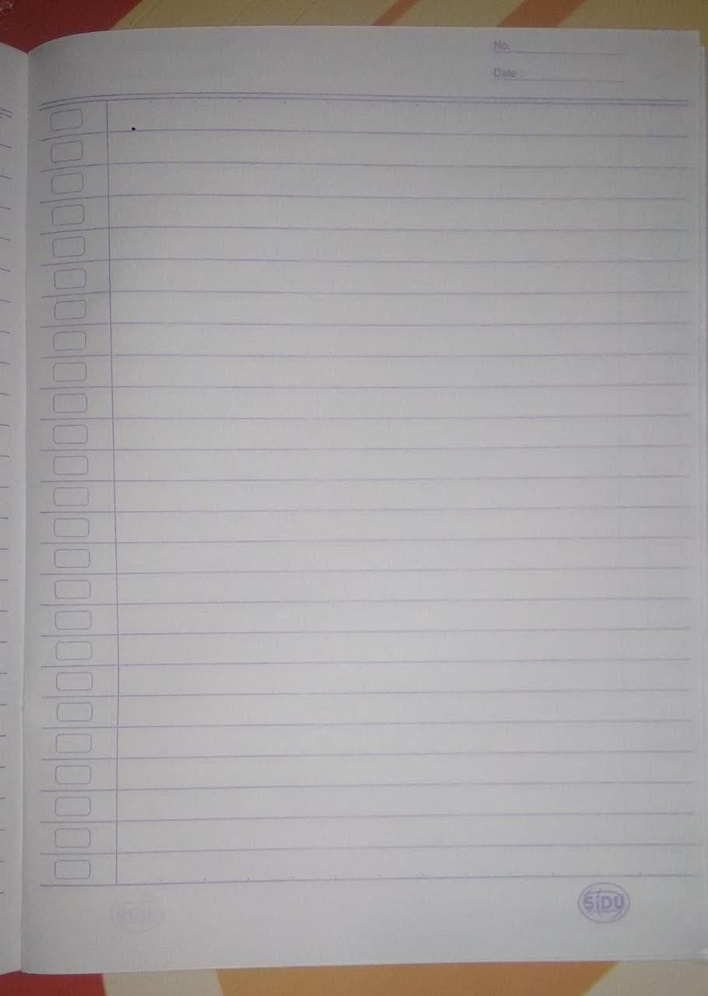
#> input picture template.jpg, 708 x 996 px, shrunk from 910 x 1280 before the run
$ python main.py
#> lines starting #> are read from the running program, lines starting #| are printed output that depends on the picture
import os
from PIL import Image, ImageDraw, ImageFont
from datetime import datetime

def generate_image(text):
    img = Image.open("template.jpg")
#> img is the input picture: PIL image 708x996 RGB; mean R, G, B 165.5, 162.5, 163.2
    draw = ImageDraw.Draw(img)
    font = ImageFont.truetype("aurorian-v2.otf", 30)
    x, y = 150, 140
    lines = text.split("\n")
    line_height = 45 #font.getsize("hg")[1]  # Calculate line height
    for line in lines:
        draw.text((x, y), line, fill=(1, 22, 55), font=font)
        y += line_height - 5
#> after the loop, y = 1180
    current_time = datetime.now().strftime("%Y-%m-%d-%H-%M-%S")
    file = f"output/writer-{current_time}.jpg"
    img.save(file)
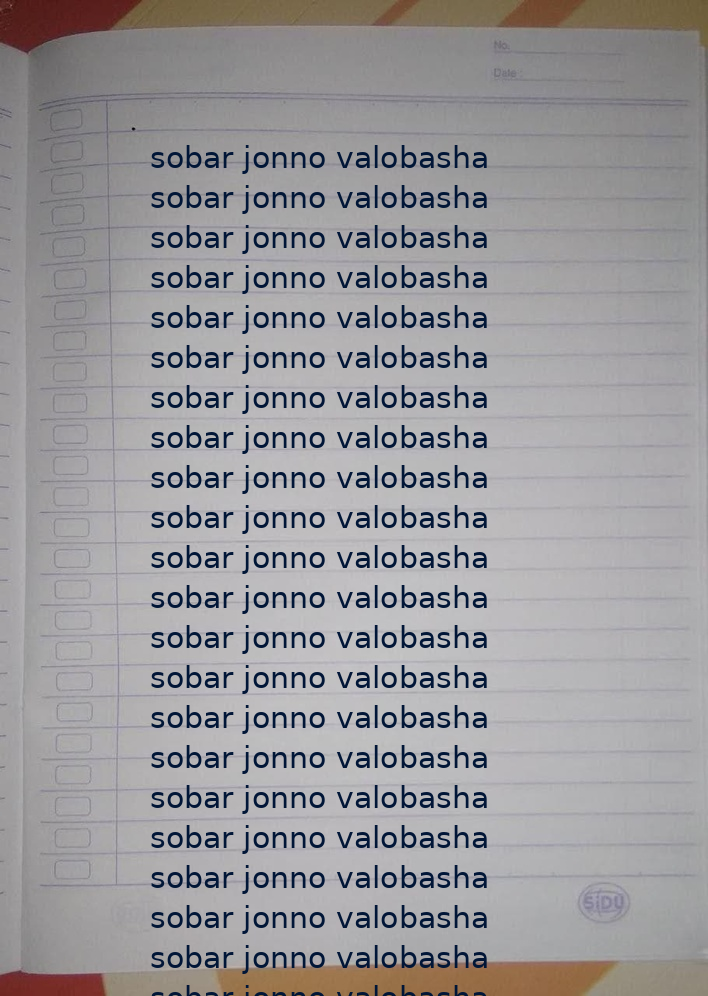
#> saved as writer-2026-12-05-13-44-13.jpg: PIL image 708x996 RGB; mean R, G, B 154, 152.5, 155.3
    return file

def remove_file(file_path):
    if os.path.exists(file_path):
        os.remove(file_path)

# Ask for text input
text_input = "sobar jonno valobasha\nsobar jonno valobasha\nsobar jonno valobasha\nsobar jonno valobasha\nsobar jonno valobasha\nsobar jonno valobasha\nsobar jonno valobasha\nsobar jonno valobasha\nsobar jonno valobasha\nsobar jonno valobasha\nsobar jonno valobasha\nsobar jonno valobasha\nsobar jonno valobasha\nsobar jonno valobasha\nsobar jonno valobasha\nsobar jonno valobasha\nsobar jonno valobasha\nsobar jonno valobasha\nsobar jonno valobasha\nsobar jonno valobasha\nsobar jonno valobasha\nsobar jonno valobasha\nsobar jonno valobasha\nsobar jonno valobasha\nsobar jonno valobasha\n" #input("Enter the text: ")

# Generate image
image_file = generate_image(text_input)
print("Image file:", image_file)
